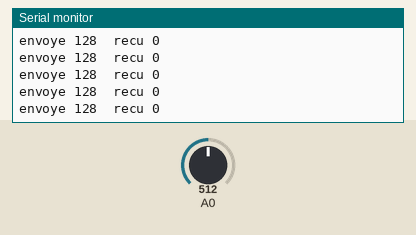
Simulated run of this sketch. Board: Arduino Uno, built with avr-gcc and run on an emulated ATmega328P. Parts: the last lines printed to the serial monitor. The test bench sets the inputs (shaded band); at power-on: A0 = 512.

Above: at 1.2 s.
1.3 s: A0 set to 716
At 1.56 s:
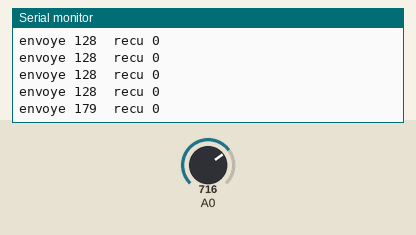
2.8 s: A0 set to 900
At 2.96 s:
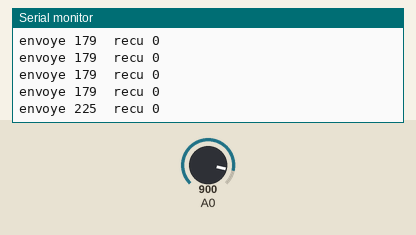
Timing chart, 0 to 5.8 s (numbered marks = the images above; inputs shaded):
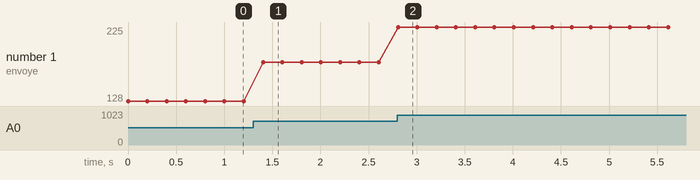

The sketch:

arduino_spi_1.ino
```cpp
#include <SPI.h>

const int PIN_SS = 10;
SPISettings reglage(1000000, MSBFIRST, SPI_MODE0);

void setup() {
  Serial.begin(9600);
  pinMode(PIN_SS, OUTPUT);
  digitalWrite(PIN_SS, HIGH);
  SPI.begin();
}

void loop() {
  byte valeur = analogRead(A0) / 4;
  SPI.beginTransaction(reglage);
  digitalWrite(PIN_SS, LOW);
  byte reponse = SPI.transfer(valeur);
  digitalWrite(PIN_SS, HIGH);
  SPI.endTransaction();
  Serial.print("envoye ");
  Serial.print(valeur);
  Serial.print("  recu ");
  Serial.println(reponse);
  delay(200);
}
```

Measured:
- after the input at 1.3 s, the serial monitor: prints a new line after 0.10 s (image 1)
- after the input at 2.8 s, the serial monitor: prints a new line at once (image 2)
- plotted number 1: 128 → 179 after the input at 1.3 s, 179 → 225 after the input at 2.8 s
